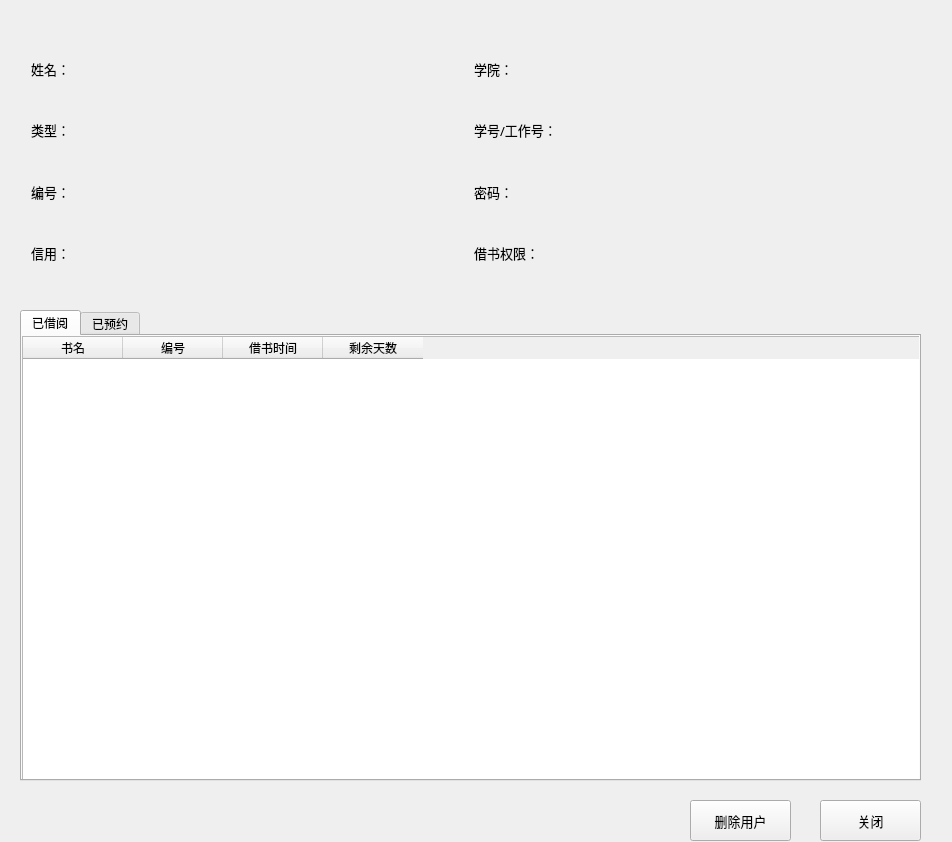
<?xml version="1.0" encoding="UTF-8"?>
<ui version="4.0">
 <class>ClientDetail</class>
 <widget class="QWidget" name="ClientDetail">
  <property name="geometry">
   <rect>
    <x>0</x>
    <y>0</y>
    <width>952</width>
    <height>842</height>
   </rect>
  </property>
  <property name="windowTitle">
   <string>ClientDetail</string>
  </property>
  <widget class="QWidget" name="gridLayoutWidget">
   <property name="geometry">
    <rect>
     <x>20</x>
     <y>30</y>
     <width>901</width>
     <height>261</height>
    </rect>
   </property>
   <layout class="QGridLayout" name="gridLayout">
    <item row="2" column="2">
     <widget class="QLabel" name="labelPw">
      <property name="font">
       <font>
        <family>微软雅黑</family>
        <pointsize>10</pointsize>
       </font>
      </property>
      <property name="text">
       <string>密码：</string>
      </property>
     </widget>
    </item>
    <item row="0" column="0">
     <widget class="QLabel" name="labelName">
      <property name="font">
       <font>
        <family>微软雅黑</family>
        <pointsize>10</pointsize>
       </font>
      </property>
      <property name="text">
       <string>姓名：</string>
      </property>
     </widget>
    </item>
    <item row="0" column="3">
     <widget class="QLabel" name="textSchool">
      <property name="font">
       <font>
        <family>微软雅黑</family>
        <pointsize>10</pointsize>
       </font>
      </property>
      <property name="text">
       <string/>
      </property>
     </widget>
    </item>
    <item row="1" column="1">
     <widget class="QLabel" name="textType">
      <property name="font">
       <font>
        <family>微软雅黑</family>
        <pointsize>10</pointsize>
       </font>
      </property>
      <property name="text">
       <string/>
      </property>
     </widget>
    </item>
    <item row="2" column="0">
     <widget class="QLabel" name="labelNumber">
      <property name="font">
       <font>
        <family>微软雅黑</family>
        <pointsize>10</pointsize>
       </font>
      </property>
      <property name="text">
       <string>编号：</string>
      </property>
     </widget>
    </item>
    <item row="1" column="2">
     <widget class="QLabel" name="labelID">
      <property name="font">
       <font>
        <family>微软雅黑</family>
        <pointsize>10</pointsize>
       </font>
      </property>
      <property name="text">
       <string>学号/工作号：</string>
      </property>
     </widget>
    </item>
    <item row="3" column="2">
     <widget class="QLabel" name="labelAuthority">
      <property name="font">
       <font>
        <family>微软雅黑</family>
        <pointsize>10</pointsize>
       </font>
      </property>
      <property name="text">
       <string>借书权限：</string>
      </property>
     </widget>
    </item>
    <item row="3" column="3">
     <widget class="QLabel" name="textAuthority">
      <property name="font">
       <font>
        <family>微软雅黑</family>
        <pointsize>10</pointsize>
       </font>
      </property>
      <property name="text">
       <string/>
      </property>
     </widget>
    </item>
    <item row="3" column="1">
     <widget class="QLabel" name="textCredit">
      <property name="font">
       <font>
        <family>微软雅黑</family>
        <pointsize>10</pointsize>
       </font>
      </property>
      <property name="text">
       <string/>
      </property>
     </widget>
    </item>
    <item row="0" column="1">
     <widget class="QLabel" name="textName">
      <property name="font">
       <font>
        <family>微软雅黑</family>
        <pointsize>10</pointsize>
       </font>
      </property>
      <property name="text">
       <string/>
      </property>
     </widget>
    </item>
    <item row="2" column="3">
     <widget class="QLabel" name="textPw">
      <property name="font">
       <font>
        <family>微软雅黑</family>
        <pointsize>10</pointsize>
       </font>
      </property>
      <property name="text">
       <string/>
      </property>
     </widget>
    </item>
    <item row="0" column="2">
     <widget class="QLabel" name="labelSchool">
      <property name="font">
       <font>
        <family>微软雅黑</family>
        <pointsize>10</pointsize>
       </font>
      </property>
      <property name="text">
       <string>学院：</string>
      </property>
     </widget>
    </item>
    <item row="3" column="0">
     <widget class="QLabel" name="labelCredit">
      <property name="font">
       <font>
        <family>微软雅黑</family>
        <pointsize>10</pointsize>
       </font>
      </property>
      <property name="text">
       <string>信用：</string>
      </property>
     </widget>
    </item>
    <item row="1" column="0">
     <widget class="QLabel" name="labelType">
      <property name="font">
       <font>
        <family>微软雅黑</family>
        <pointsize>10</pointsize>
       </font>
      </property>
      <property name="text">
       <string>类型：</string>
      </property>
     </widget>
    </item>
    <item row="1" column="3">
     <widget class="QLabel" name="textID">
      <property name="font">
       <font>
        <family>微软雅黑</family>
        <pointsize>10</pointsize>
       </font>
      </property>
      <property name="text">
       <string/>
      </property>
     </widget>
    </item>
    <item row="2" column="1">
     <widget class="QLabel" name="textNumber">
      <property name="font">
       <font>
        <family>微软雅黑</family>
        <pointsize>10</pointsize>
       </font>
      </property>
      <property name="text">
       <string/>
      </property>
     </widget>
    </item>
   </layout>
  </widget>
  <widget class="QPushButton" name="pushButton">
   <property name="geometry">
    <rect>
     <x>690</x>
     <y>800</y>
     <width>101</width>
     <height>41</height>
    </rect>
   </property>
   <property name="font">
    <font>
     <family>微软雅黑</family>
     <pointsize>10</pointsize>
    </font>
   </property>
   <property name="text">
    <string>删除用户</string>
   </property>
  </widget>
  <widget class="QTabWidget" name="tabWidget">
   <property name="geometry">
    <rect>
     <x>20</x>
     <y>310</y>
     <width>901</width>
     <height>471</height>
    </rect>
   </property>
   <property name="currentIndex">
    <number>0</number>
   </property>
   <widget class="QWidget" name="tab">
    <attribute name="title">
     <string>已借阅</string>
    </attribute>
    <widget class="QTableWidget" name="tableBorrowed">
     <property name="geometry">
      <rect>
       <x>0</x>
       <y>0</y>
       <width>901</width>
       <height>451</height>
      </rect>
     </property>
     <column>
      <property name="text">
       <string>书名</string>
      </property>
     </column>
     <column>
      <property name="text">
       <string>编号</string>
      </property>
     </column>
     <column>
      <property name="text">
       <string>借书时间</string>
      </property>
     </column>
     <column>
      <property name="text">
       <string>剩余天数</string>
      </property>
     </column>
    </widget>
   </widget>
   <widget class="QWidget" name="tab_2">
    <attribute name="title">
     <string>已预约</string>
    </attribute>
    <widget class="QListWidget" name="ListOrdered">
     <property name="geometry">
      <rect>
       <x>0</x>
       <y>0</y>
       <width>901</width>
       <height>451</height>
      </rect>
     </property>
    </widget>
   </widget>
  </widget>
  <widget class="QPushButton" name="pushButtonClose">
   <property name="geometry">
    <rect>
     <x>820</x>
     <y>800</y>
     <width>101</width>
     <height>41</height>
    </rect>
   </property>
   <property name="font">
    <font>
     <family>微软雅黑</family>
     <pointsize>10</pointsize>
    </font>
   </property>
   <property name="text">
    <string>关闭</string>
   </property>
  </widget>
 </widget>
 <layoutdefault spacing="6" margin="11"/>
 <resources/>
 <connections/>
</ui>
